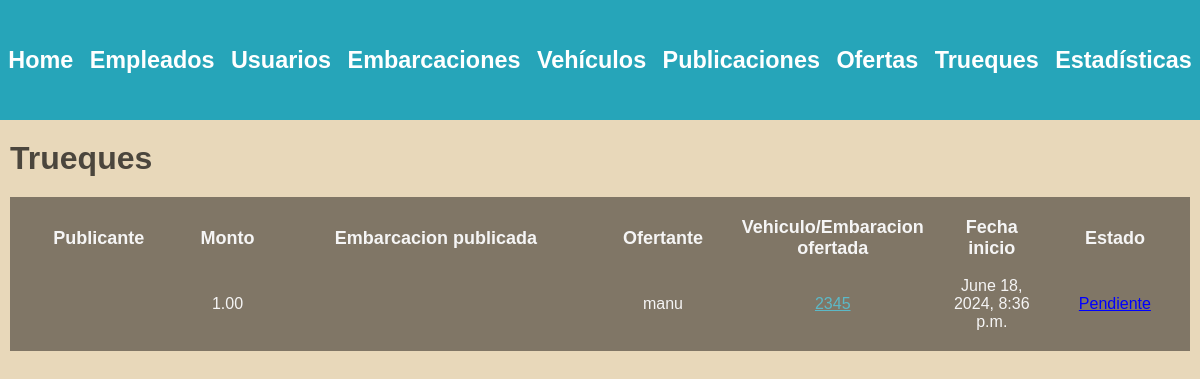
The app's page /administracion/trueques/ (signed in), older data.
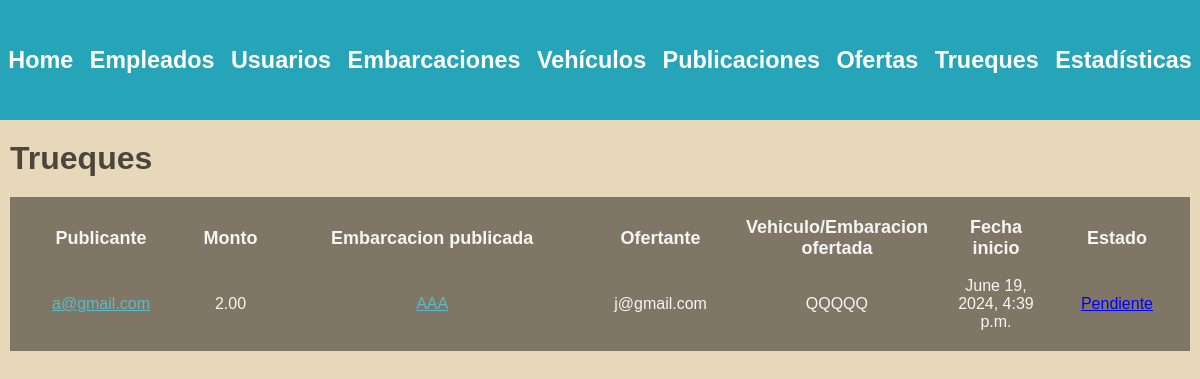
The same page, newer data.
### trueques/models.py (models this page shows)
class Trueque(models.Model):
    monto = models.DecimalField(max_digits=15, decimal_places=2, default=0)
    usuario1 = models.ForeignKey(Usuario, related_name='trueques_como_usuario1', on_delete=models.SET_NULL, null=True)
    usuario2 = models.ForeignKey(Usuario, related_name='trueques_como_usuario2', on_delete=models.SET_NULL, null=True)
    embarcacion1 = models.ForeignKey(Embarcacion, related_name='trueques_como_embarcacion1', on_delete=models.SET_NULL, null=True)
    embarcacion2 = models.ForeignKey(Embarcacion, related_name='trueques_como_embarcacion2', on_delete=models.SET_NULL, null=True)
    vehiculo = models.ForeignKey(Vehiculo, on_delete=models.SET_NULL, null=True)
    sede = models.ForeignKey(Sede, on_delete=models.SET_NULL, null=True)
    estado= models.CharField(max_length=50, default='Pendiente')
    fecha_inicio = models.DateTimeField(auto_now_add=True)
    fecha_cierre = models.DateTimeField(null=True)

### usuarios/models.py (models this page shows, shortened)
class Usuario(AbstractBaseUser, PermissionsMixin):
    nombre = models.CharField(max_length=50)
    apellido = models.CharField(max_length=50)
    fecha_nacimiento = models.DateField()
    telefono = models.CharField(max_length=13)
    mail = models.EmailField(max_length=50, unique=True)
    password = models.CharField(max_length=128)
    is_staff= models.BooleanField(default=False)
    is_blocked= models.BooleanField(default=False)
    USERNAME_FIELD = 'mail'
    REQUIRED_FIELDS = ['nombre', 'apellido', 'fecha_nacimiento', 'telefono']

### vehiculos/models.py (models this page shows)
class Vehiculo(models.Model):
    patente = models.CharField(max_length=100, unique=True)
    marca = models.CharField(max_length=100)
    modelo = models.CharField(max_length=100)
    tipo = models.ForeignKey(TipoVehiculo, on_delete=models.SET_NULL, null=True)
    año_fabricacion = models.DecimalField(max_digits=4, decimal_places=0, default=2000)
    kilometraje = models.DecimalField(max_digits=10, decimal_places=0, default=0)
    dueño = models.ForeignKey(Usuario, on_delete=models.CASCADE)

### embarcaciones/models.py (models this page shows)
class Embarcacion(models.Model):
    matricula = models.CharField(max_length=100, unique=True)
    modelo = models.CharField(max_length=100)
    tipo = models.ForeignKey(TipoEmbarcacion, on_delete=models.SET_NULL, null=True)
    m_eslora = models.DecimalField(max_digits=5, decimal_places=2)
    m_manga = models.DecimalField(max_digits=5, decimal_places=2)
    m_calado = models.DecimalField(max_digits=5, decimal_places=2)
    motor = models.BooleanField(default=False)
    deuda = models.DecimalField(max_digits=10, decimal_places=2, default=0)
    sede = models.ForeignKey(Sede, on_delete=models.SET_NULL, null=True)
    dueño = models.ForeignKey(Usuario, on_delete=models.CASCADE)

### administrador/views.py (the view)
# urls.py: path('administracion/trueques/', views.listar_trueques, name='lista trueques'),
@login_required(login_url=reverse_lazy('home'))
def listar_trueques(request):
    user = request.user
    if not user.is_staff:
        return redirect('home')
    trueques = Trueque.objects.all()
    return render(request, 'trades.html', {'trueques': trueques})

### autenticacion/backend.py (called while the page is built)
    def get_user(self, user_id):
        UserModel = get_user_model()
        try:
            return UserModel.objects.get(pk=user_id)
        except UserModel.DoesNotExist:
            return None

### administrador/templates/trades.html (shortened to what this page needs)
{% extends 'layouts/navbar.html' %}
{% block content %}
<div class="header">
    <h1>Trueques</h1>
</div>
{% if trueques %}
    <table>
        <thead>
            <tr>
                <th>Publicante</th>
                <th>Monto</th>
                <th>Embarcacion publicada</th>
                <th>Ofertante</th>
                <th>Vehiculo/Embaracion ofertada</th>
                <th>Fecha inicio</th>
                <th>Estado</th>
            </tr>
        </thead>
        <tbody>
            {% for trueque in trueques %}
                <tr>
                    <td>
                        {% if trueque.usuario1.mail|slice:"0:1" == "*" %}
                            {{ trueque.usuario1.mail|slice:"1:-14" }}
                        {% else %}
                            <a href="{% url 'ver perfil' trueque.usuario1_id %}">{{ trueque.usuario1.mail }}</a>
                        {% endif %}
                    </td>
                    <td>{{ trueque.monto }}</td>
                    <td>
                        {% if trueque.embarcacion1.matricula|slice:"0:1" == "*" %}
                            {{ trueque.embarcacion1.matricula|slice:"1:-14" }}
                        {% elif trueque.estado == "Pendiente" %}
                            <a href="{% url 'ver detalle embarcacion' trueque.embarcacion1_id 0 %}">{{ trueque.embarcacion1.matricula }}</a>
                        {% else %}
                            {{ trueque.embarcacion1.matricula }}
                        {% endif %}
                    </td>
                    <td>
                        {% if trueque.usuario2.mail|slice:"0:1" == "*" %}
                            {{ trueque.usuario2.mail|slice:"1:-14" }}
                        {% else %}
                            <a href="{% url 'ver perfil' trueque.usuario2_id %}">{{ trueque.usuario2.mail }}</a>
                        {% endif %}
                    </td>
                    <td>
                    {% if trueque.vehiculo_id %}
                        {% if trueque.vehiculo.patente|slice:"0:1" == "*" %}
                            {{ trueque.vehiculo.patente|slice:"1:-14" }}
                        {% elif trueque.estado == "Pendiente" %}
                            <a href="{% url 'ver detalle vehiculo' trueque.vehiculo_id 0 %}">{{ trueque.vehiculo.patente }}</a>
                        {% else %}
                            {{ trueque.vehiculo.patente }}
                        {% endif %}
                    {% endif %}
                    </td>
                    <td>{{ trueque.fecha_inicio }}</td>
                    <td>
                        {% if trueque.estado == "Completado" %}
                            <a href="{% url 'ver detalle trueque' trueque.id %}" style="color:green">{{ trueque.estado }}</a>
                        {% elif trueque.estado == "Pendiente" %}
                            <a href="{% url 'ver detalle trueque' trueque.id %}" style="color:blue">{{ trueque.estado }}</a>
                        {% elif trueque.estado == "Cancelado" %}
                            <a href="{% url 'ver detalle trueque' trueque.id %}" style="color:red">{{ trueque.estado }}</a>
                        {% elif trueque.estado == "Anulado" %}
                            <a href="{% url 'ver detalle trueque' trueque.id %}" style="color:red">{{ trueque.estado }}</a>
                        {% endif %}
                    </td>
                </tr>
            {% endfor %}
        </tbody>
    </table>
{% else %}
    <h3>No existen trueques en la plataforma.</h3>
{% endif %}
{% endblock %}

Row changes from the older to the newer data that the page shows:
removed Trueque: monto "1.00", usuario2.mail "manu", vehiculo.patente "2345", fecha_inicio "June 18, 2024, 8:36 p.m.", estado "Pendiente"
added Trueque: usuario1.mail "a@gmail.com", monto "2.00", embarcacion1.matricula "AAA", usuario2.mail "j@gmail.com", vehiculo.patente "QQQQQ", fecha_inicio "June 19, 2024, 4:39 p.m.", estado "Pendiente"
